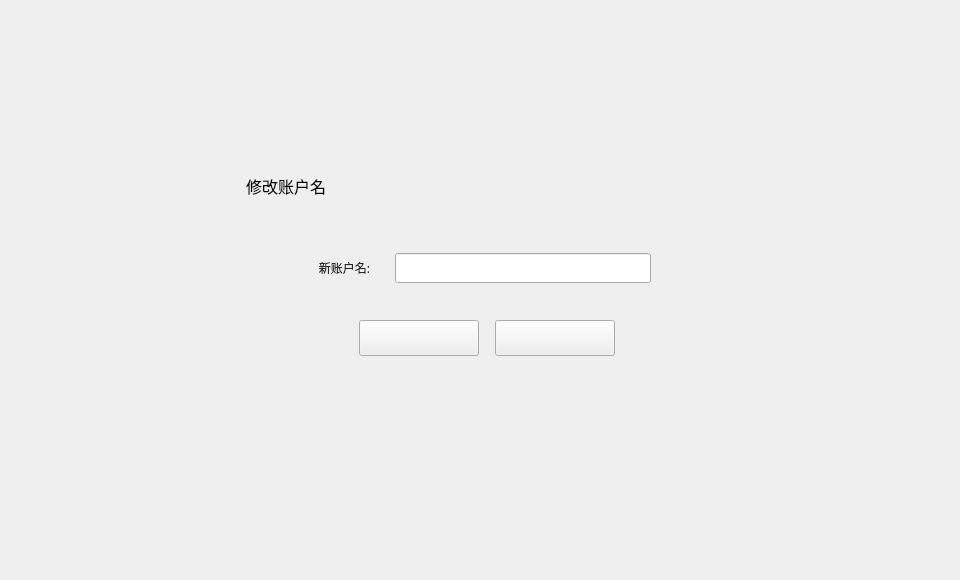
<?xml version="1.0" encoding="UTF-8"?>
<ui version="4.0">
 <class>RenameDialog</class>
 <widget class="QDialog" name="RenameDialog">
  <property name="geometry">
   <rect>
    <x>0</x>
    <y>0</y>
    <width>960</width>
    <height>580</height>
   </rect>
  </property>
  <property name="windowTitle">
   <string>Dialog</string>
  </property>
  <widget class="QWidget" name="widget" native="true">
   <property name="geometry">
    <rect>
     <x>0</x>
     <y>0</y>
     <width>960</width>
     <height>580</height>
    </rect>
   </property>
   <widget class="QWidget" name="containerWidget" native="true">
    <property name="geometry">
     <rect>
      <x>219</x>
      <y>153</y>
      <width>542</width>
      <height>274</height>
     </rect>
    </property>
    <property name="font">
     <font>
      <family>微软雅黑</family>
     </font>
    </property>
    <widget class="QToolButton" name="cancelBtn">
     <property name="geometry">
      <rect>
       <x>276</x>
       <y>167</y>
       <width>120</width>
       <height>36</height>
      </rect>
     </property>
     <property name="cursor">
      <cursorShape>PointingHandCursor</cursorShape>
     </property>
     <property name="styleSheet">
      <string notr="true"/>
     </property>
     <property name="text">
      <string/>
     </property>
    </widget>
    <widget class="QLabel" name="label">
     <property name="geometry">
      <rect>
       <x>27</x>
       <y>22</y>
       <width>91</width>
       <height>21</height>
      </rect>
     </property>
     <property name="font">
      <font>
       <family>微软雅黑</family>
       <pointsize>12</pointsize>
      </font>
     </property>
     <property name="text">
      <string>修改账户名</string>
     </property>
    </widget>
    <widget class="QToolButton" name="okBtn">
     <property name="geometry">
      <rect>
       <x>140</x>
       <y>167</y>
       <width>120</width>
       <height>36</height>
      </rect>
     </property>
     <property name="cursor">
      <cursorShape>PointingHandCursor</cursorShape>
     </property>
     <property name="styleSheet">
      <string notr="true"/>
     </property>
     <property name="text">
      <string/>
     </property>
    </widget>
    <widget class="QLabel" name="addressNameTipLabel2">
     <property name="geometry">
      <rect>
       <x>204</x>
       <y>138</y>
       <width>200</width>
       <height>16</height>
      </rect>
     </property>
     <property name="text">
      <string/>
     </property>
    </widget>
    <widget class="QLabel" name="addressNameTipLabel1">
     <property name="geometry">
      <rect>
       <x>180</x>
       <y>138</y>
       <width>16</width>
       <height>16</height>
      </rect>
     </property>
     <property name="text">
      <string/>
     </property>
    </widget>
    <widget class="QLineEdit" name="nameLineEdit">
     <property name="geometry">
      <rect>
       <x>176</x>
       <y>100</y>
       <width>256</width>
       <height>30</height>
      </rect>
     </property>
     <property name="font">
      <font>
       <family>微软雅黑</family>
      </font>
     </property>
     <property name="styleSheet">
      <string notr="true"/>
     </property>
     <property name="cursorPosition">
      <number>0</number>
     </property>
    </widget>
    <widget class="QLabel" name="label_3">
     <property name="geometry">
      <rect>
       <x>60</x>
       <y>100</y>
       <width>91</width>
       <height>30</height>
      </rect>
     </property>
     <property name="text">
      <string>&lt;html&gt;&lt;head/&gt;&lt;body&gt;&lt;p&gt;&lt;span style=&quot; color:#282828;&quot;&gt;新账户名:&lt;/span&gt;&lt;/p&gt;&lt;/body&gt;&lt;/html&gt;</string>
     </property>
     <property name="alignment">
      <set>Qt::AlignRight|Qt::AlignTrailing|Qt::AlignVCenter</set>
     </property>
    </widget>
    <widget class="QLabel" name="gifLabel">
     <property name="geometry">
      <rect>
       <x>449</x>
       <y>106</y>
       <width>18</width>
       <height>18</height>
      </rect>
     </property>
     <property name="text">
      <string/>
     </property>
    </widget>
   </widget>
  </widget>
 </widget>
 <resources/>
 <connections/>
</ui>
